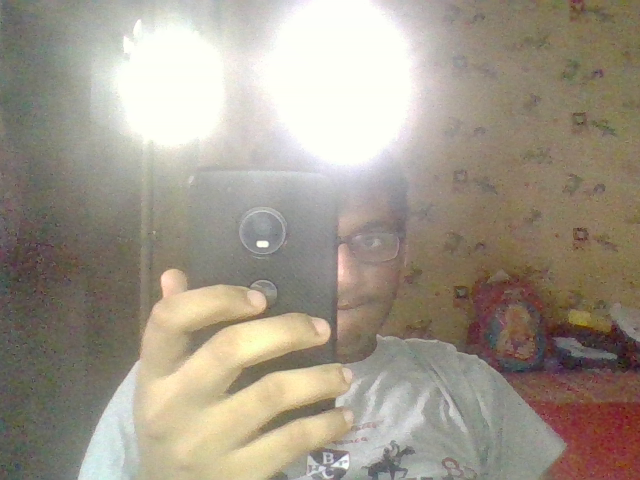
#> input picture image.png, 640 x 480 px
$ python imop.py
#> lines starting #> are read from the running program, lines starting #| are printed output that depends on the picture; after the words box and inside, x2 and y2 are one past the last pixel; in counts of white or black regions, pixels touching at a corner belong together
import cv2
import numpy as np
img=cv2.imread('image.png',cv2.IMREAD_COLOR)
#> img is the input picture: shape (480, 640, 3); mean B, G, R 138.4, 152.1, 161.1
#Image operations
px=img[30,40] #Shows the pixel colour for that location
#> px = [120, 122, 122]
print(px)
#| [120 122 122]
part=img[200:230,220:300]#copy
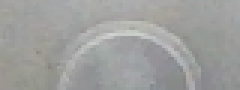
#> part: shape (30, 80, 3) (shown 3 times larger); mean B, G, R 157.9, 159.5, 158.7
img[0:30,0:80]=part#paste
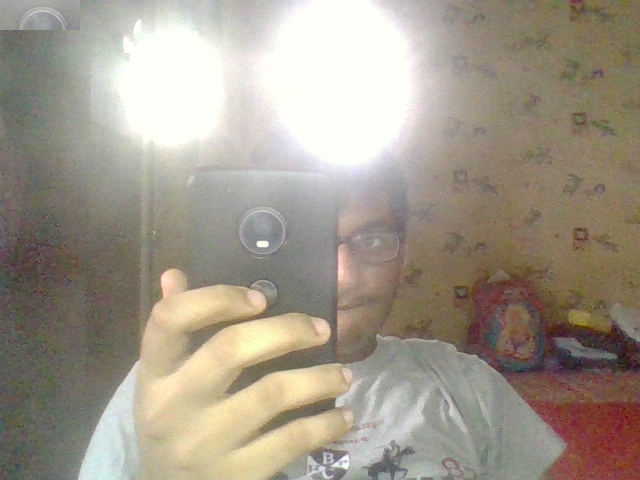
#> img: shape (480, 640, 3); 0.78% of pixels changed, all inside (x1, y1, x2, y2) = (0, 0, 80, 30)
#img[100:130,100:130]=[23,45,67] #Using the ROI-region of image
cv2.imshow('img',img)
cv2.waitKey(0)# 0 corresponds to forever
cv2.destroyAllWindows()

$ run again, with apple.jpg saved as image.png
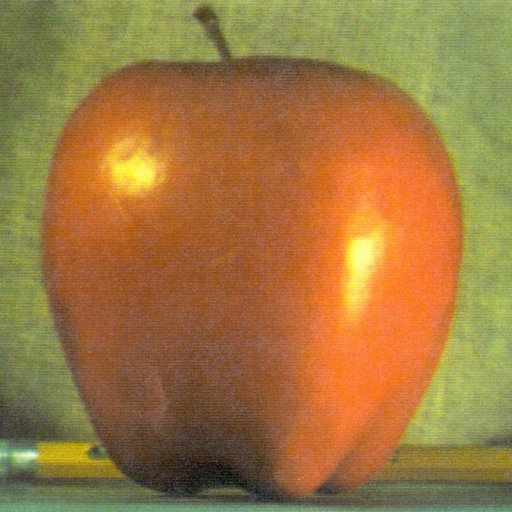
#> input picture apple.jpg, 512 x 512 px
#> img is the input picture: shape (512, 512, 3); mean B, G, R 64.8, 119.7, 159.1
#> px = [63, 109, 103]
#| [ 63 109 103]
#> `part=img[200:230,220:300]#copy`:
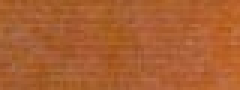
#> part: shape (30, 80, 3) (shown 3 times larger); mean B, G, R 49.3, 95.5, 170
#> `img[0:30,0:80]=part#paste`:
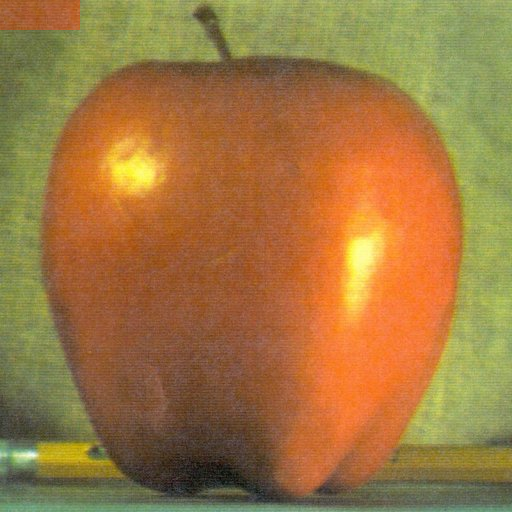
#> img: shape (512, 512, 3); 0.92% of pixels changed, all inside (x1, y1, x2, y2) = (0, 0, 80, 30)

$ run again, with click.jpg saved as image.png
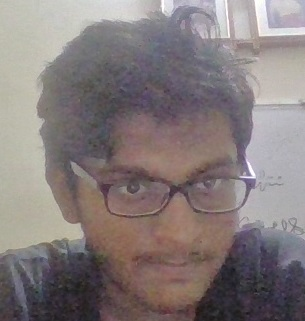
#> input picture click.jpg, 305 x 321 px
#> img is the input picture: shape (321, 305, 3); mean B, G, R 123.6, 123.6, 133.2
#> px = [188, 197, 200]
#| [188 197 200]
#> `part=img[200:230,220:300]#copy`:
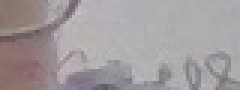
#> part: shape (30, 80, 3) (shown 3 times larger); mean B, G, R 157.6, 155.6, 162.2
#> `img[0:30,0:80]=part#paste`:
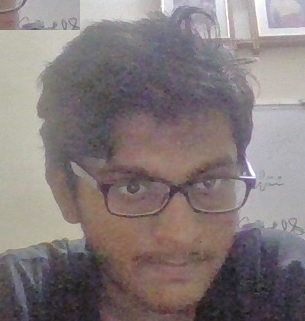
#> img: shape (321, 305, 3); 2.45% of pixels changed, all inside (x1, y1, x2, y2) = (0, 0, 80, 30)
